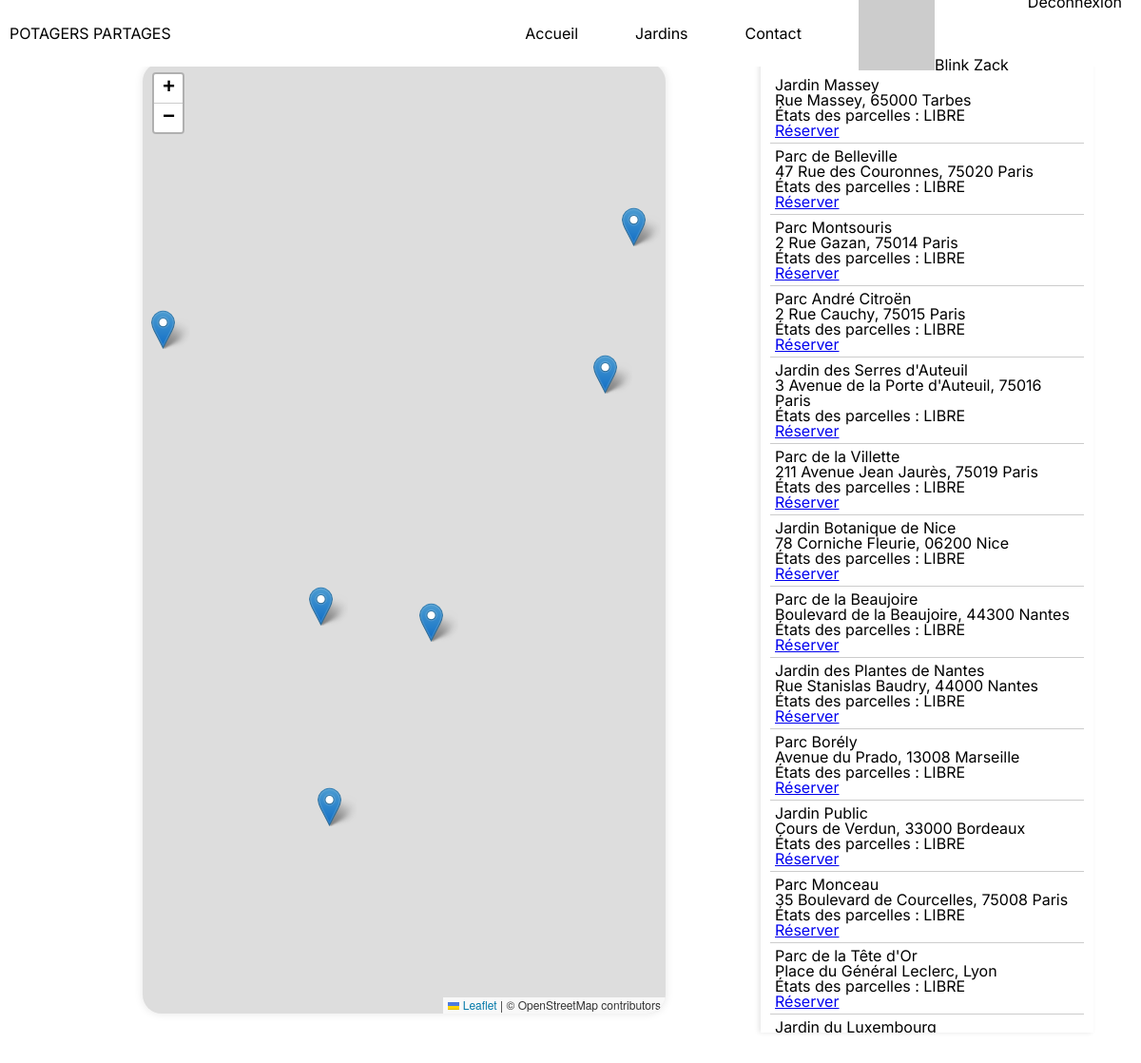
The page /parcelles/tableReservation.php (signed in) on the database its author committed.
### tables this page shows
CREATE TABLE `jardins` (
  `jardin_id` int(11) NOT NULL,
  `jardin_nom` varchar(50) NOT NULL,
  `jardin_surface` int(11) NOT NULL,
  `jardin_adr` varchar(100) NOT NULL,
  `jardin_ville` varchar(50) NOT NULL,
  `jardin_coordLat` varchar(10) NOT NULL,
  `jardin_coordLong` varchar(10) NOT NULL,
  `jardin_photo` varchar(50) NOT NULL,
  `jardin_maps` varchar(100) NOT NULL,
  `jardin_infoTerre` varchar(100) NOT NULL
);

### composants/maps.php (the view, shortened to what this page needs)
<div id="map-container">
    <div id="map"></div>
    <div id="locations">
        <ul id="location-list">
            <?php
            $stmt = $bd->query("SELECT * FROM jardins");
            $locations = $stmt->fetchAll(PDO::FETCH_ASSOC);
            foreach ($locations as $location): ?>
                <li data-lat="<?= $location['jardin_coordLat'] ?>" data-lng="<?= $location['jardin_coordLong'] ?>" data-name="<?= $location['jardin_nom'] ?>" data-adr="<?= $location['jardin_adr'] ?>" data-gmaps="<?= $location['jardin_maps'] ?>">
                    <?= $location['jardin_nom'] ?>
                    <br>
                    <?= $location['jardin_adr'] ?>
                    <br>
                    <?php
                    $stmt_parcelles = $bd->prepare("SELECT * FROM parcelles WHERE _jardin_id = ?");
                    $stmt_parcelles->execute([$location['jardin_id']]);
                    $parcelles = $stmt_parcelles->fetchAll(PDO::FETCH_ASSOC);
                    $etats = [];
                    foreach ($parcelles as $parcelle) {
                        $etats[] = $parcelle['parcelle_etat'];
                    }
                    $etats_str = implode(', ', $etats);
                    ?>
                    <small>États des parcelles : <?= $etats_str ?></small>
                    <br>
                    <?php
                    if (isset($_SESSION['user_id'])) {
                        echo '<td><a href="verifReservation.php?users='.$_SESSION['user_id'].'&parcelles='.$parcelle['parcelle_id'].'">Réserver</a></td>';
                    } else {
                        echo '<td><a href="/users/formConnexion.php">Connectez-vous pour réserver</a></td>';
                    }
                    ?>
                </li>
            <?php endforeach; ?>
        </ul>
    </div>
</div>

### src/assets/css/style.css (style rules this page uses)
html, body, div, span, applet, object, iframe, h1, h2, h3, h4, h5, h6, p, blockquote, pre, a, abbr, acronym, address, big, cite, code, del, dfn, em, img, ins, kbd, q, s, samp, small, strike, strong, sub, sup, tt, var, b, u, i, center, dl, dt, dd, ol, ul, li, fieldset, form, label, legend, table, caption, tbody, tfoot, thead, tr, th, td, article, aside, canvas, details, embed, figure, figcaption, footer, header, hgroup, menu, nav, output, ruby, section, summary, time, mark, audio, video { margin: 0; padding: 0; border: 0; font-size: 100%; font: inherit; vertical-align: baseline; }
body { line-height: 1; }
ol, ul { list-style: none; }
body { font-family: "Inter", sans-serif; }

### composants/maps.php (style rules this page uses)
#map-container { display: flex; padding: 50px; align-items: start; justify-content: center; }
#map { width: 50%; height: 1000px; margin: 0px 100px 100px 100px; box-shadow: 0 0 10px rgba(0,0,0,0.1); border-radius: 20px; }
#locations { width: 30%; height: 1000px; overflow-y: auto; padding: 10px; box-shadow: -2px 0 5px rgba(0,0,0,0.1); }
#location-list { list-style: none; padding: 0; }
#location-list li { cursor: pointer; padding: 5px; border-bottom: 1px solid #ccc; }

### rows shown on the page
jardins: jardin_nom "Jardin Massey", jardin_adr "Rue Massey, 65000 Tarbes", etats_str "LIBRE"
jardins: jardin_nom "Parc de Belleville", jardin_adr "47 Rue des Couronnes, 75020 Paris", etats_str "LIBRE"
jardins: jardin_nom "Parc Montsouris", jardin_adr "2 Rue Gazan, 75014 Paris", etats_str "LIBRE"
jardins: jardin_nom "Parc André Citroën", jardin_adr "2 Rue Cauchy, 75015 Paris", etats_str "LIBRE"
jardins: jardin_nom "Jardin des Serres d'Auteuil", jardin_adr "3 Avenue de la Porte d'Auteuil, 75016 Paris", etats_str "LIBRE"
jardins: jardin_nom "Parc de la Villette", jardin_adr "211 Avenue Jean Jaurès, 75019 Paris", etats_str "LIBRE"
jardins: jardin_nom "Jardin Botanique de Nice", jardin_adr "78 Corniche Fleurie, 06200 Nice", etats_str "LIBRE"
jardins: jardin_nom "Parc de la Beaujoire", jardin_adr "Boulevard de la Beaujoire, 44300 Nantes", etats_str "LIBRE"
jardins: jardin_nom "Jardin des Plantes de Nantes", jardin_adr "Rue Stanislas Baudry, 44000 Nantes", etats_str "LIBRE"
jardins: jardin_nom "Parc Borély", jardin_adr "Avenue du Prado, 13008 Marseille", etats_str "LIBRE"
jardins: jardin_nom "Jardin Public", jardin_adr "Cours de Verdun, 33000 Bordeaux", etats_str "LIBRE"
jardins: jardin_nom "Parc Monceau", jardin_adr "35 Boulevard de Courcelles, 75008 Paris", etats_str "LIBRE"
jardins: jardin_nom "Parc de la Tête d'Or", jardin_adr "Place du Général Leclerc, Lyon", etats_str "LIBRE"
jardins: jardin_nom "Jardin du Luxembourg"

### other values the page prints
$_SESSION['user_nom'] "Blink"
$_SESSION['user_prnm'] "Zack"
